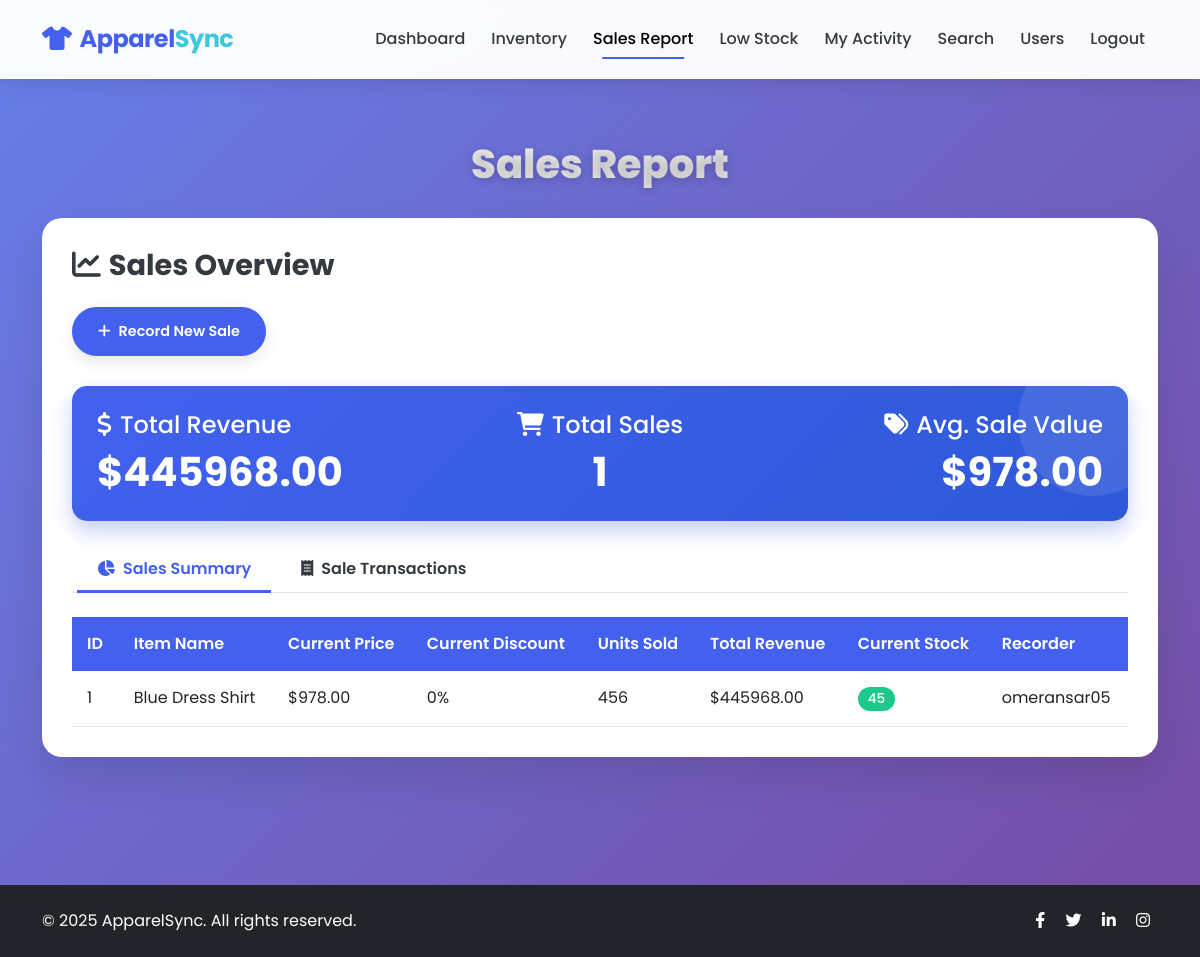
/dashboard/sales_report (signed in), run on the app's committed database.
### models.py (models this page shows)
class User(db.Model, UserMixin):
    id = db.Column(db.Integer, primary_key=True)
    username = db.Column(db.String(150), unique=True, nullable=False)
    email = db.Column(db.String(150), unique=True, nullable=False)
    password = db.Column(db.String(150), nullable=False)
    inventory_items = db.relationship('InventoryItem', backref='created_by', lazy=True)
    sales = db.relationship('Sale', backref='recorded_by', lazy=True)
    low_stock_alerts = db.relationship('LowStock',
                                       foreign_keys='LowStock.user_id',
                                       backref='notified_to',
                                       lazy=True)
    resolved_alerts = db.relationship('LowStock',
                                      foreign_keys='LowStock.resolved_by',
                                      backref='resolved_by_user',
                                      lazy=True)

class InventoryItem(db.Model):
    id = db.Column(db.Integer, primary_key=True)
    item_name = db.Column(db.String(100), nullable=False)
    quantity = db.Column(db.Integer, nullable=False)
    price = db.Column(db.Float, nullable=False)
    discount = db.Column(db.Float, default=0.0)
    created_at = db.Column(db.DateTime, nullable=False, default=datetime.utcnow)
    last_updated = db.Column(db.DateTime, nullable=False, default=datetime.utcnow, onupdate=datetime.utcnow)
    user_id = db.Column(db.Integer, db.ForeignKey('user.id'), nullable=False)
    sales = db.relationship('Sale', backref='item', lazy=True)
    low_stock_alerts = db.relationship('LowStock', backref='item', lazy=True)

### routes.py (the view)
@app.route('/dashboard/sales_report', methods=['GET', 'POST'])
@login_required
def sales_report():
    sales = Sale.query.all()
    total_sales = sum(
        (sale.price_at_sale - (sale.price_at_sale * sale.discount_at_sale / 100)) * sale.quantity for sale in sales
    )
    items_with_sales = []
    for item in InventoryItem.query.all():
        item_sales = Sale.query.filter_by(item_id=item.id).all()
        if item_sales:
            total_quantity = sum(sale.quantity for sale in item_sales)
            total_revenue = sum(
                (sale.price_at_sale - (sale.price_at_sale * sale.discount_at_sale / 100)) * sale.quantity for sale in
                item_sales
            )
            items_with_sales.append({
                'item': item,
                'total_quantity': total_quantity,
                'total_revenue': total_revenue,
                'recorded_by': User.query.get(item_sales[0].user_id).username if item_sales[0].user_id else 'Unknown'
            })
    return render_template('sales_report.html', sales=sales, items_with_sales=items_with_sales, total_sales=total_sales)

### app.py (called while the page is built)
@login_manager.user_loader
def load_user(user_id):
    return User.query.get(int(user_id))

### templates/sales_report.html (shortened to what this page needs)
<!DOCTYPE html>
<html lang="en">
<head>
    <link href="https://cdn.jsdelivr.net/npm/bootstrap@5.3.0-alpha1/dist/css/bootstrap.min.css" rel="stylesheet">
    <link rel="stylesheet" href="https://cdnjs.cloudflare.com/ajax/libs/font-awesome/6.0.0/css/all.min.css">
</head>
<body>
    <nav class="navbar navbar-expand-lg navbar-light py-3 fixed-top">
        <div class="container">
            <a class="navbar-brand" href="{{ url_for('home') }}"><i class="fas fa-tshirt me-2"></i>Apparel<span>Sync</span></a>
            <div class="collapse navbar-collapse" id="navbarNav">
                <ul class="navbar-nav ms-auto">
                    <li class="nav-item">
                        <a class="nav-link" href="/dashboard">Dashboard</a>
                    </li>
                    <li class="nav-item">
                        <a class="nav-link" href="/dashboard/view_inventory">Inventory</a>
                    </li>
                    <li class="nav-item">
                        <a class="nav-link active" href="/dashboard/sales_report">Sales Report</a>
                    </li>
                    <li class="nav-item">
                        <a class="nav-link" href="/dashboard/low_stock">Low Stock</a>
                    </li>
                    <li class="nav-item">
                        <a class="nav-link" href="/dashboard/my_activity">My Activity</a>
                    </li>
                    <li class="nav-item">
                        <a class="nav-link" href="/dashboard/search">Search</a>
                    </li>
                    <li class="nav-item">
                        <a class="nav-link" href="/dashboard/users">Users</a>
                    </li>
                    <li class="nav-item">
                        <a class="nav-link" href="/logout">Logout</a>
                    </li>
                </ul>            </div>
        </div>
    </nav>
    <section class="content-section">
        <div class="container">
            <h1 class="page-title">Sales Report</h1>
            <div class="inventory-card">
                <div class="mb-4">
                    <h3 class="mb-4"><i class="fas fa-chart-line me-2"></i>Sales Overview</h3>
                    <div class="action-buttons">
                        <a href="{{ url_for('add_sales') }}" class="btn btn-add btn-action">
                            <i class="fas fa-plus me-2"></i>Record New Sale
                        </a>
                    </div>
                </div>
                <div class="stats-card mb-4">
                    <div class="row align-items-center">
                        <div class="col-md-4">
                            <h4 class="mb-2"><i class="fas fa-dollar-sign me-2"></i>Total Revenue</h4>
                            <h2>${{ "%.2f"|format(total_sales|default(0)) }}</h2>
                        </div>
                        <div class="col-md-4 text-md-center">
                            <h4 class="mb-2"><i class="fas fa-shopping-cart me-2"></i>Total Sales</h4>
                            <h2>{{ sales|default([])|length }}</h2>
                        </div>
                        <div class="col-md-4 text-md-end">
                            <h4 class="mb-2"><i class="fas fa-tags me-2"></i>Avg. Sale Value</h4>
                            {% set total_units = namespace(value=0) %}
                            {% for sale in sales|default([]) %}
                                {% set total_units.value = total_units.value + sale.quantity %}
                            {% endfor %}
                            {% if total_units.value > 0 and (total_sales|default(0)) > 0 %}
                                <h2>${{ "%.2f"|format((total_sales|default(0)) / total_units.value) }}</h2>
                            {% else %}
                                <h2>$0.00</h2>
                            {% endif %}
                        </div>
                    </div>
                </div>
                <ul class="nav nav-tabs mb-4" id="salesTabs" role="tablist">
                    <li class="nav-item" role="presentation">
                        <button class="nav-link active" id="summary-tab" data-bs-toggle="tab" data-bs-target="#summary" type="button" role="tab" aria-controls="summary" aria-selected="true">
                            <i class="fas fa-chart-pie me-2"></i>Sales Summary
                        </button>
                    </li>
                    <li class="nav-item" role="presentation">
                        <button class="nav-link" id="detail-tab" data-bs-toggle="tab" data-bs-target="#detail" type="button" role="tab" aria-controls="detail" aria-selected="false">
                            <i class="fas fa-receipt me-2"></i>Sale Transactions
                        </button>
                    </li>
                </ul>
                <div class="tab-content" id="salesTabContent">
                    <div class="tab-pane fade show active" id="summary" role="tabpanel" aria-labelledby="summary-tab">
                        <div class="table-responsive">
                            {% if items_with_sales|default([]) %}
                                <table class="inventory-table">
                                    <thead>
                                        <tr>
                                            <th>ID</th>
                                            <th>Item Name</th>
                                            <th>Current Price</th>
                                            <th>Current Discount</th>
                                            <th>Units Sold</th>
                                            <th>Total Revenue</th>
                                            <th>Current Stock</th>
                                            <th>Recorder</th>
                                        </tr>
                                    </thead>
                                    <tbody>
                                        {% for item_data in items_with_sales|default([]) %}
                                        <tr>
                                            <td>{{ item_data.item.id }}</td>
                                            <td>{{ item_data.item.item_name }}</td>
                                            <td>${{ "%.2f"|format(item_data.item.price) }}</td>
                                            <td>{{ "%.0f"|format(item_data.item.discount) }}%</td>
                                            <td>{{ item_data.total_quantity }}</td>
                                            <td>${{ "%.2f"|format(item_data.total_revenue) }}</td>
                                            <td>
                                                {% if item_data.item.quantity > 20 %}
                                                    <span class="badge badge-stock badge-high">{{ item_data.item.quantity }}</span>
                                                {% elif item_data.item.quantity > 10 %}
                                                    <span class="badge badge-stock badge-medium">{{ item_data.item.quantity }}</span>
                                                {% else %}
                                                    <span class="badge badge-stock badge-low">{{ item_data.item.quantity }}</span>
                                                {% endif %}
                                            </td>
                                            <td>{{ item_data.recorded_by }}</td>
                                        </tr>
                                        {% endfor %}
                                    </tbody>
                                </table>
                            {% else %}
                                <div class="no-items">
                                    <i class="fas fa-chart-bar fa-4x mb-3"></i>
                                    <h4>No sales data available</h4>
                                    <p>Once you record sales, they will appear here.</p>
                                </div>
                            {% endif %}
                        </div>
                    </div>
                </div>
            </div>
        </div>
    </section>
    <footer class="mt-5 py-4 bg-dark">
        <div class="container">
            <div class="row align-items-center">
                <div class="col-md-6">
                    <p class="text-white mb-0">&copy; 2025 ApparelSync. All rights reserved.</p>
                </div>
                <div class="col-md-6 text-md-end">
                    <a href="#" class="text-white mx-2"><i class="fab fa-facebook-f"></i></a>
                    <a href="#" class="text-white mx-2"><i class="fab fa-twitter"></i></a>
                    <a href="#" class="text-white mx-2"><i class="fab fa-linkedin-in"></i></a>
                    <a href="#" class="text-white mx-2"><i class="fab fa-instagram"></i></a>
                </div>
            </div>
        </div>
    </footer>
</body>
</html>

### templates/sales_report.html (style rules this page uses)
:root { --primary-color: #4361ee; --secondary-color: #f8f9fc; --accent-color: #3bc9db; --dark-color: #343a40; --light-color: #f8f9fc; --gradient-start: #667eea; --gradient-end: #764ba2; }
body { background: linear-gradient(135deg, var(--gradient-start) 0%, var(--gradient-end) 100%); min-height: 100vh; font-family: 'Poppins', sans-serif; }
.navbar { background-color: rgba(255, 255, 255, 0.97); backdrop-filter: blur(10px); box-shadow: 0 4px 20px rgba(0, 0, 0, 0.1); padding: 15px 0; border-bottom: 1px solid rgba(255, 255, 255, 0.1); }
.navbar-brand { font-weight: 700; color: var(--primary-color); font-size: 1.5rem; letter-spacing: -0.5px; }
.navbar-brand span { color: var(--accent-color); }
.nav-link { font-weight: 500; color: var(--dark-color); position: relative; padding: 8px 15px; margin: 0 5px; transition: all 0.3s ease; }
.nav-link::after { content: ''; position: absolute; width: 0; height: 2px; background: var(--primary-color); bottom: 0; left: 50%; transform: translateX(-50%); transition: width 0.3s ease; }
.nav-link.active::after { width: 70%; }
.content-section { padding: 140px 0 80px; }
.page-title { color: white; font-weight: 800; text-shadow: 0 2px 10px rgba(0, 0, 0, 0.2); margin-bottom: 30px; text-align: center; font-size: 2.5rem; background: linear-gradient(to right, #ffffff, #e0e0e0); -webkit-background-clip: text; background-clip: text; color: transparent; }
.inventory-card { background-color: white; border-radius: 20px; padding: 30px; box-shadow: 0 20px 40px rgba(0, 0, 0, 0.1); border: none; }
.inventory-card h3 { font-weight: 700; color: var(--dark-color); margin-bottom: 20px; font-size: 1.8rem; }
.inventory-table { width: 100%; }
.inventory-table th { background-color: var(--primary-color); color: white; padding: 15px; font-weight: 600; }
.inventory-table td { padding: 15px; vertical-align: middle; }
.inventory-table tbody tr { border-bottom: 1px solid #e3e6f0; transition: all 0.3s ease; }
.badge-stock { font-size: 0.85rem; padding: 5px 10px; border-radius: 30px; font-weight: 500; }
.badge-high { background-color: #1cc88a; color: white; }
.btn-action { padding: 12px 24px; border-radius: 30px; font-size: 0.9rem; font-weight: 600; margin-right: 10px; transition: all 0.3s ease; box-shadow: 0 5px 15px rgba(0, 0, 0, 0.1); position: relative; overflow: hidden; }
.btn-action::before { content: ''; position: absolute; top: 0; left: -100%; width: 100%; height: 100%; background: rgba(255, 255, 255, 0.2); transition: all 0.4s ease; }
.btn-add { background-color: var(--primary-color); color: white; border: 2px solid var(--primary-color); }
.stats-card { background: linear-gradient(135deg, var(--primary-color) 0%, #2e59d9 100%); color: white; border-radius: 15px; padding: 25px; margin-bottom: 30px; box-shadow: 0 10px 20px rgba(67, 97, 238, 0.3); position: relative; overflow: hidden; }
.stats-card::before { content: ''; position: absolute; width: 150px; height: 150px; background: rgba(255, 255, 255, 0.1); border-radius: 50%; top: -40px; right: -40px; }
.stats-card h2 { font-size: 2.5rem; font-weight: 700; margin-bottom: 0; position: relative; z-index: 1; }
.nav-tabs { border-bottom: 1px solid rgba(0, 0, 0, 0.1); margin-bottom: 25px; }
.nav-tabs .nav-link { color: var(--dark-color); font-weight: 600; padding: 12px 20px; border: none; border-radius: 0; position: relative; }
.nav-tabs .nav-link.active { color: var(--primary-color); background: transparent; border: none; }
.nav-tabs .nav-link.active::after { width: 100%; background: var(--primary-color); left: 0; transform: none; height: 3px; }
.action-buttons { display: flex; flex-wrap: wrap; gap: 12px; margin-bottom: 30px; }

### data on the page
User: item.id "1", item.item_name "Blue Dress Shirt", total_quantity "456", total_revenue "445968.00", item.quantity "45", recorded_by "omeransar05"
InventoryItem: item.price "978.00", item.discount "0"

### other printed values
{{ "%.2f"|format(total_sales|default(0)) }} "445968.00"
{{ sales|default([])|length }} "1"
{{ "%.2f"|format((total_sales|default(0)) / total_units.value) }} "978.00"
